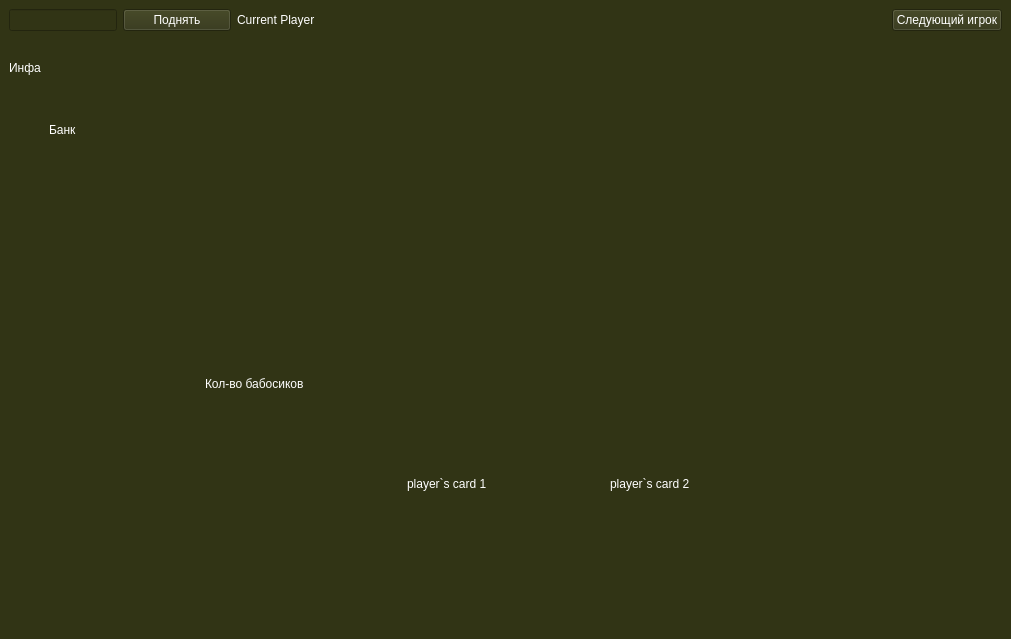
<?xml version="1.0" encoding="UTF-8"?>
<ui version="4.0">
 <class>MainWindow</class>
 <widget class="QMainWindow" name="MainWindow">
  <property name="geometry">
   <rect>
    <x>0</x>
    <y>0</y>
    <width>1011</width>
    <height>639</height>
   </rect>
  </property>
  <property name="windowTitle">
   <string>MainWindow</string>
  </property>
  <property name="styleSheet">
   <string notr="true">background-color: rgb(49, 52, 21);
color: rgb(255, 255, 255);</string>
  </property>
  <widget class="QWidget" name="centralwidget">
   <layout class="QVBoxLayout" name="verticalLayout" stretch="1,1,4,4">
    <item>
     <layout class="QHBoxLayout" name="horizontalLayout_3" stretch="1,1,6,1">
      <item>
       <widget class="QLineEdit" name="lineEdit"/>
      </item>
      <item>
       <widget class="QPushButton" name="pushButton_2">
        <property name="text">
         <string>Поднять</string>
        </property>
       </widget>
      </item>
      <item>
       <widget class="QLabel" name="current_player_label">
        <property name="text">
         <string>Current Player</string>
        </property>
       </widget>
      </item>
      <item>
       <widget class="QPushButton" name="btn_next">
        <property name="text">
         <string>Следующий игрок</string>
        </property>
       </widget>
      </item>
     </layout>
    </item>
    <item>
     <widget class="QLabel" name="label_10">
      <property name="text">
       <string>Инфа</string>
      </property>
     </widget>
    </item>
    <item>
     <layout class="QHBoxLayout" name="horizontalLayout" stretch="0,1,1,1,1,1,1,0">
      <item>
       <spacer name="horizontalSpacer">
        <property name="orientation">
         <enum>Qt::Horizontal</enum>
        </property>
        <property name="sizeHint" stdset="0">
         <size>
          <width>40</width>
          <height>20</height>
         </size>
        </property>
       </spacer>
      </item>
      <item>
       <layout class="QVBoxLayout" name="verticalLayout_3" stretch="1,4">
        <item>
         <widget class="QLabel" name="label_12">
          <property name="text">
           <string>Банк</string>
          </property>
         </widget>
        </item>
        <item>
         <widget class="QLabel" name="label_13">
          <property name="sizePolicy">
           <sizepolicy hsizetype="Ignored" vsizetype="Ignored">
            <horstretch>0</horstretch>
            <verstretch>0</verstretch>
           </sizepolicy>
          </property>
          <property name="maximumSize">
           <size>
            <width>200</width>
            <height>200</height>
           </size>
          </property>
          <property name="text">
           <string/>
          </property>
          <property name="pixmap">
           <pixmap>fiska.png</pixmap>
          </property>
          <property name="scaledContents">
           <bool>true</bool>
          </property>
         </widget>
        </item>
       </layout>
      </item>
      <item>
       <widget class="QLabel" name="table4">
        <property name="sizePolicy">
         <sizepolicy hsizetype="Ignored" vsizetype="Ignored">
          <horstretch>0</horstretch>
          <verstretch>0</verstretch>
         </sizepolicy>
        </property>
        <property name="maximumSize">
         <size>
          <width>200</width>
          <height>300</height>
         </size>
        </property>
        <property name="text">
         <string/>
        </property>
        <property name="pixmap">
         <pixmap>cards/suit.jpg</pixmap>
        </property>
        <property name="scaledContents">
         <bool>true</bool>
        </property>
       </widget>
      </item>
      <item>
       <widget class="QLabel" name="table3">
        <property name="sizePolicy">
         <sizepolicy hsizetype="Ignored" vsizetype="Ignored">
          <horstretch>0</horstretch>
          <verstretch>0</verstretch>
         </sizepolicy>
        </property>
        <property name="maximumSize">
         <size>
          <width>200</width>
          <height>300</height>
         </size>
        </property>
        <property name="text">
         <string/>
        </property>
        <property name="pixmap">
         <pixmap>cards/suit.jpg</pixmap>
        </property>
        <property name="scaledContents">
         <bool>true</bool>
        </property>
       </widget>
      </item>
      <item>
       <widget class="QLabel" name="table2">
        <property name="sizePolicy">
         <sizepolicy hsizetype="Ignored" vsizetype="Ignored">
          <horstretch>0</horstretch>
          <verstretch>0</verstretch>
         </sizepolicy>
        </property>
        <property name="maximumSize">
         <size>
          <width>200</width>
          <height>300</height>
         </size>
        </property>
        <property name="text">
         <string/>
        </property>
        <property name="pixmap">
         <pixmap>cards/suit.jpg</pixmap>
        </property>
        <property name="scaledContents">
         <bool>true</bool>
        </property>
       </widget>
      </item>
      <item>
       <widget class="QLabel" name="table1">
        <property name="sizePolicy">
         <sizepolicy hsizetype="Ignored" vsizetype="Ignored">
          <horstretch>0</horstretch>
          <verstretch>0</verstretch>
         </sizepolicy>
        </property>
        <property name="maximumSize">
         <size>
          <width>200</width>
          <height>300</height>
         </size>
        </property>
        <property name="text">
         <string/>
        </property>
        <property name="pixmap">
         <pixmap>cards/suit.jpg</pixmap>
        </property>
        <property name="scaledContents">
         <bool>true</bool>
        </property>
       </widget>
      </item>
      <item>
       <widget class="QLabel" name="table0">
        <property name="sizePolicy">
         <sizepolicy hsizetype="Ignored" vsizetype="Ignored">
          <horstretch>0</horstretch>
          <verstretch>0</verstretch>
         </sizepolicy>
        </property>
        <property name="maximumSize">
         <size>
          <width>200</width>
          <height>300</height>
         </size>
        </property>
        <property name="text">
         <string/>
        </property>
        <property name="pixmap">
         <pixmap>cards/suit.jpg</pixmap>
        </property>
        <property name="scaledContents">
         <bool>true</bool>
        </property>
       </widget>
      </item>
      <item>
       <spacer name="horizontalSpacer_2">
        <property name="orientation">
         <enum>Qt::Horizontal</enum>
        </property>
        <property name="sizeHint" stdset="0">
         <size>
          <width>40</width>
          <height>20</height>
         </size>
        </property>
       </spacer>
      </item>
     </layout>
    </item>
    <item>
     <layout class="QHBoxLayout" name="horizontalLayout_2" stretch="1,1,1,1,1">
      <item>
       <spacer name="horizontalSpacer_3">
        <property name="orientation">
         <enum>Qt::Horizontal</enum>
        </property>
        <property name="sizeHint" stdset="0">
         <size>
          <width>40</width>
          <height>20</height>
         </size>
        </property>
       </spacer>
      </item>
      <item>
       <layout class="QVBoxLayout" name="verticalLayout_2" stretch="1,4">
        <item>
         <widget class="QLabel" name="money_label">
          <property name="text">
           <string>Кол-во бабосиков</string>
          </property>
         </widget>
        </item>
        <item>
         <widget class="QLabel" name="label_11">
          <property name="sizePolicy">
           <sizepolicy hsizetype="Ignored" vsizetype="Ignored">
            <horstretch>0</horstretch>
            <verstretch>0</verstretch>
           </sizepolicy>
          </property>
          <property name="maximumSize">
           <size>
            <width>200</width>
            <height>200</height>
           </size>
          </property>
          <property name="text">
           <string/>
          </property>
          <property name="pixmap">
           <pixmap>fiska.png</pixmap>
          </property>
          <property name="scaledContents">
           <bool>true</bool>
          </property>
         </widget>
        </item>
       </layout>
      </item>
      <item>
       <widget class="QLabel" name="hand1">
        <property name="sizePolicy">
         <sizepolicy hsizetype="Ignored" vsizetype="Ignored">
          <horstretch>0</horstretch>
          <verstretch>0</verstretch>
         </sizepolicy>
        </property>
        <property name="maximumSize">
         <size>
          <width>200</width>
          <height>300</height>
         </size>
        </property>
        <property name="text">
         <string>player`s card 1</string>
        </property>
       </widget>
      </item>
      <item>
       <widget class="QLabel" name="hand2">
        <property name="sizePolicy">
         <sizepolicy hsizetype="Ignored" vsizetype="Ignored">
          <horstretch>0</horstretch>
          <verstretch>0</verstretch>
         </sizepolicy>
        </property>
        <property name="maximumSize">
         <size>
          <width>200</width>
          <height>300</height>
         </size>
        </property>
        <property name="text">
         <string>player`s card 2</string>
        </property>
       </widget>
      </item>
      <item>
       <spacer name="horizontalSpacer_4">
        <property name="orientation">
         <enum>Qt::Horizontal</enum>
        </property>
        <property name="sizeHint" stdset="0">
         <size>
          <width>40</width>
          <height>20</height>
         </size>
        </property>
       </spacer>
      </item>
     </layout>
    </item>
   </layout>
  </widget>
  <widget class="QStatusBar" name="statusbar"/>
 </widget>
 <resources/>
 <connections/>
</ui>
